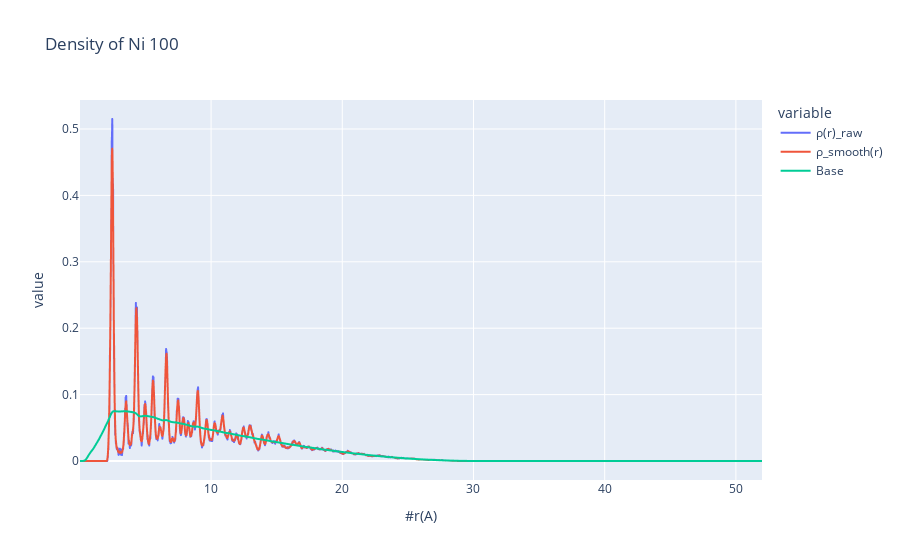

The code cell stored with this chart in its notebook:
### Code cell
px.line(density, title='Density of Ni 100')

### Figure 1 — Plotly figure (JSON) as saved in the notebook; plotly's stock layout.template omitted (floating-point values rounded to 4 significant figures; data arrays with more than 128 entries replaced by an {"elided": "..."} marker saying what was removed)
{"data": [{"hovertemplate": "variable=ρ(r)_raw<br>#r(A)=%{x}<br>value=%{y}<extra></extra>", "legendgroup": "ρ(r)_raw", "line": {"color": "#636efa", "dash": "solid"}, "marker": {"symbol": "circle"}, "mode": "lines", "name": "ρ(r)_raw", "showlegend": true, "type": "scattergl", "x": {"elided": "2600 float values"}, "xaxis": "x", "y": {"elided": "2600 float values"}, "yaxis": "y"}, {"hovertemplate": "variable=ρ_smooth(r)<br>#r(A)=%{x}<br>value=%{y}<extra></extra>", "legendgroup": "ρ_smooth(r)", "line": {"color": "#EF553B", "dash": "solid"}, "marker": {"symbol": "circle"}, "mode": "lines", "name": "ρ_smooth(r)", "showlegend": true, "type": "scattergl", "x": {"elided": "2600 float values"}, "xaxis": "x", "y": {"elided": "2600 float values"}, "yaxis": "y"}, {"hovertemplate": "variable=Base<br>#r(A)=%{x}<br>value=%{y}<extra></extra>", "legendgroup": "Base", "line": {"color": "#00cc96", "dash": "solid"}, "marker": {"symbol": "circle"}, "mode": "lines", "name": "Base", "showlegend": true, "type": "scattergl", "x": {"elided": "2600 float values"}, "xaxis": "x", "y": {"elided": "2600 float values"}, "yaxis": "y"}], "layout": {"legend": {"title": {"text": "variable"}, "tracegroupgap": 0}, "title": {"text": "Density of Ni 100"}, "xaxis": {"anchor": "y", "domain": [0, 1], "title": {"text": "#r(A)"}}, "yaxis": {"anchor": "x", "domain": [0, 1], "title": {"text": "value"}}}}
